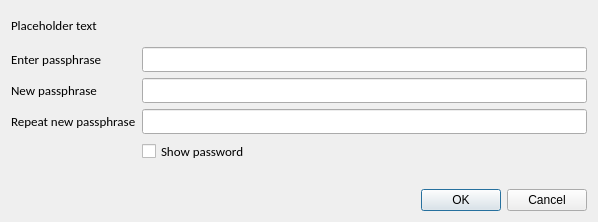
<?xml version="1.0" encoding="UTF-8"?>
<ui version="4.0">
 <class>AskPassphraseDialog</class>
 <widget class="QDialog" name="AskPassphraseDialog">
  <property name="geometry">
   <rect>
    <x>0</x>
    <y>0</y>
    <width>598</width>
    <height>222</height>
   </rect>
  </property>
  <property name="sizePolicy">
   <sizepolicy hsizetype="Preferred" vsizetype="Minimum">
    <horstretch>0</horstretch>
    <verstretch>0</verstretch>
   </sizepolicy>
  </property>
  <property name="minimumSize">
   <size>
    <width>550</width>
    <height>0</height>
   </size>
  </property>
  <property name="windowTitle">
   <string>Passphrase Dialog</string>
  </property>
  <layout class="QVBoxLayout" name="verticalLayout">
   <property name="sizeConstraint">
    <enum>QLayout::SetMinimumSize</enum>
   </property>
   <item>
    <widget class="QLabel" name="warningLabel">
     <property name="font">
      <font>
       <family>Calibri</family>
       <pointsize>10</pointsize>
      </font>
     </property>
     <property name="text">
      <string notr="true">Placeholder text</string>
     </property>
     <property name="textFormat">
      <enum>Qt::RichText</enum>
     </property>
     <property name="wordWrap">
      <bool>true</bool>
     </property>
    </widget>
   </item>
   <item>
    <layout class="QFormLayout" name="formLayout">
     <property name="sizeConstraint">
      <enum>QLayout::SetMinimumSize</enum>
     </property>
     <property name="fieldGrowthPolicy">
      <enum>QFormLayout::AllNonFixedFieldsGrow</enum>
     </property>
     <item row="0" column="0">
      <widget class="QLabel" name="passLabel1">
       <property name="font">
        <font>
         <family>Calibri</family>
         <pointsize>10</pointsize>
        </font>
       </property>
       <property name="text">
        <string>Enter passphrase</string>
       </property>
      </widget>
     </item>
     <item row="0" column="1">
      <widget class="QLineEdit" name="passEdit1">
       <property name="font">
        <font>
         <family>Calibri</family>
         <pointsize>10</pointsize>
        </font>
       </property>
       <property name="echoMode">
        <enum>QLineEdit::Password</enum>
       </property>
      </widget>
     </item>
     <item row="1" column="0">
      <widget class="QLabel" name="passLabel2">
       <property name="font">
        <font>
         <family>Calibri</family>
         <pointsize>10</pointsize>
        </font>
       </property>
       <property name="text">
        <string>New passphrase</string>
       </property>
      </widget>
     </item>
     <item row="1" column="1">
      <widget class="QLineEdit" name="passEdit2">
       <property name="font">
        <font>
         <family>Calibri</family>
         <pointsize>10</pointsize>
        </font>
       </property>
       <property name="echoMode">
        <enum>QLineEdit::Password</enum>
       </property>
      </widget>
     </item>
     <item row="2" column="0">
      <widget class="QLabel" name="passLabel3">
       <property name="font">
        <font>
         <family>Calibri</family>
         <pointsize>10</pointsize>
        </font>
       </property>
       <property name="text">
        <string>Repeat new passphrase</string>
       </property>
      </widget>
     </item>
     <item row="2" column="1">
      <widget class="QLineEdit" name="passEdit3">
       <property name="font">
        <font>
         <family>Calibri</family>
         <pointsize>10</pointsize>
        </font>
       </property>
       <property name="echoMode">
        <enum>QLineEdit::Password</enum>
       </property>
      </widget>
     </item>
     <item row="3" column="1">
      <widget class="QCheckBox" name="toggleShowPasswordButton">
       <property name="font">
        <font>
         <family>Calibri</family>
         <pointsize>10</pointsize>
        </font>
       </property>
       <property name="text">
        <string>Show password</string>
       </property>
      </widget>
     </item>
     <item row="4" column="1">
      <widget class="QLabel" name="capsLabel">
       <property name="font">
        <font>
         <weight>75</weight>
         <bold>true</bold>
        </font>
       </property>
       <property name="text">
        <string/>
       </property>
       <property name="alignment">
        <set>Qt::AlignCenter</set>
       </property>
      </widget>
     </item>
    </layout>
   </item>
   <item>
    <widget class="QDialogButtonBox" name="buttonBox">
     <property name="orientation">
      <enum>Qt::Horizontal</enum>
     </property>
     <property name="standardButtons">
      <set>QDialogButtonBox::Cancel|QDialogButtonBox::Ok</set>
     </property>
    </widget>
   </item>
  </layout>
 </widget>
 <resources/>
 <connections>
  <connection>
   <sender>buttonBox</sender>
   <signal>accepted()</signal>
   <receiver>AskPassphraseDialog</receiver>
   <slot>accept()</slot>
   <hints>
    <hint type="sourcelabel">
     <x>20</x>
     <y>20</y>
    </hint>
    <hint type="destinationlabel">
     <x>20</x>
     <y>20</y>
    </hint>
   </hints>
  </connection>
  <connection>
   <sender>buttonBox</sender>
   <signal>rejected()</signal>
   <receiver>AskPassphraseDialog</receiver>
   <slot>reject()</slot>
   <hints>
    <hint type="sourcelabel">
     <x>20</x>
     <y>20</y>
    </hint>
    <hint type="destinationlabel">
     <x>20</x>
     <y>20</y>
    </hint>
   </hints>
  </connection>
 </connections>
</ui>
